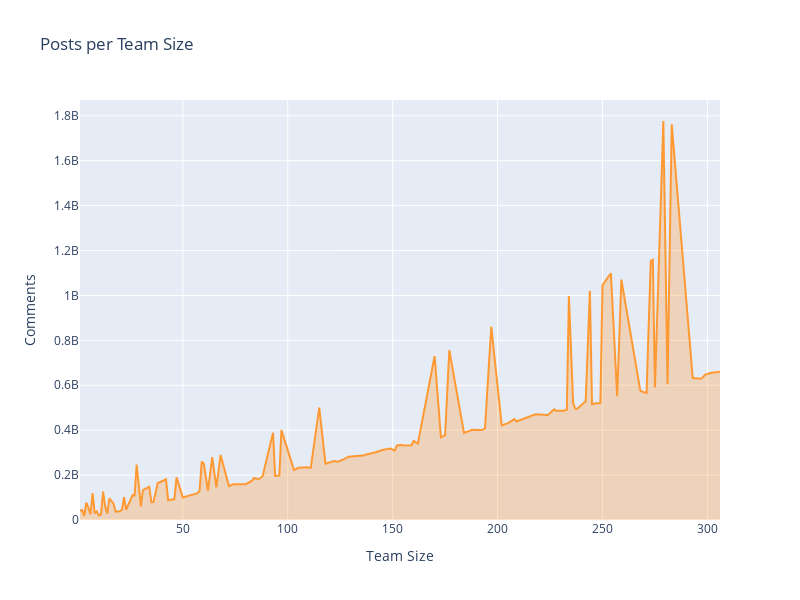

Source (notebook cell):
### Code cell
# User Activity
useractivity = pd.merge(users,comments,how='left', on=['user_id'])
useractivity = pd.merge(useractivity,posts,how='left', on=['posts_id'])

useractivity = useractivity.groupby('user_id').agg({
    'posts_id':'count',
    'comment_id':sum,
    'views': sum})

useractivity = pd.merge(useractivity,users,how='left', on=['user_id'])
useractivity = useractivity[['user_id', 'team_id','posts_id','comment_id','views']]
useractivity['inactive'] = 0 
useractivity.loc[(useractivity['posts_id'] == 0) & 
                  (useractivity['comment_id'] == 0) &
                  (useractivity['views'] == 0),
                  'inactive'] = 1

# Inactivity per Team
teamactivity = pd.crosstab(useractivity.team_id, useractivity.inactive)
teamactivity['users'] = teamactivity[0] #+ teamactivity[1]
teamactivity = pd.merge(teamactivity,useractivity,how='left', on=['team_id'])

# Comments per Team Size
layout = cf.Layout(
    height = 600, width = 800,
    yaxis = dict(title = 'Comments'),
    xaxis = dict(title = 'Team Size'),
    title = 'Posts per Team Size' 
)
fig = teamactivity.groupby(['users']).sum().loc[:,['comment_id']].\
    iplot(kind='scatter', fill=True, width=2, asFigure=True,layout = layout)
fig.show()

### Figure 1 — Plotly figure (JSON) as saved in the notebook; plotly's stock layout.template omitted (floating-point values rounded to 4 significant figures)
{"data": [{"fill": "tozeroy", "fillcolor": "rgba(255, 153, 51, 0.3)", "line": {"color": "rgba(255, 153, 51, 1.0)", "dash": "solid", "shape": "linear", "width": 2}, "mode": "lines", "name": "comment_id", "text": "", "type": "scatter", "x": [1, 2, 3, 4, 5, 6, 7, 8, 9, 10, 11, 12, 13, 14, 15, 17, 18, 19, 20, 21, 22, 23, 26, 27, 28, 30, 31, 34, 35, 36, 38, 42, 43, 46, 47, 50, 57, 58, 59, 60, 62, 64, 66, 68, 72, 74, 80, 83, 84, 86, 88, 93, 94, 96, 97, 103, 105, 109, 111, 115, 118, 122, 124, 127, 129, 136, 137, 142, 145, 149, 151, 152, 154, 155, 159, 160, 162, 170, 173, 175, 177, 184, 188, 192, 193, 194, 197, 202, 205, 208, 209, 218, 224, 227, 228, 230, 231, 233, 234, 236, 237, 238, 242, 244, 245, 247, 249, 250, 254, 257, 259, 268, 269, 271, 273, 274, 275, 279, 281, 283, 293, 297, 299, 302, 306], "y": [42210023, 44720233, 17090932, 77716914, 54894488, 25510266, 119498256, 30342127, 38698448, 20490732, 24262247, 126564292, 59510235, 28764596, 96661169, 73053135, 37216135, 37458256, 39296889, 46250221, 101270392, 45321095, 111095518, 108897840, 247224548, 60997883, 132895257, 148192155, 79513526, 79667294, 163683955, 181191055, 88182636, 93214752, 190273789, 100635188, 119548959, 129596308, 260016182, 251655400, 130235715, 279724273, 145275506, 289689425, 150580870, 159213230, 159749193, 175208884, 187350231, 181478814, 193884451, 388700195, 196210430, 198123981, 400442541, 222468331, 232565678, 234937674, 232673906, 500787135, 250612363, 262399973, 259557569, 272338413, 282090830, 286668237, 290916344, 301833487, 311916479, 318434135, 308844262, 331634817, 334457149, 331907964, 332954223, 352338332, 340292978, 730491174, 367829361, 378124604, 756730523, 387651816, 401771164, 400925419, 402371312, 407970594, 860887956, 420857963, 431222032, 449237998, 438709699, 470619636, 467641648, 492931071, 486361515, 486076146, 485268106, 490922341, 997200639, 520589797, 496510449, 495790101, 529117602, 1020692911, 515348011, 519555452, 520127791, 1046654010, 1098211014, 551011901, 1070397902, 576757464, 571241873, 565796097, 1153403746, 1158720054, 590044590, 1776785524, 604487972, 1762025536, 632020651, 628641998, 647764484, 655711148, 660615467]}], "layout": {"height": 600, "title": {"text": "Posts per Team Size"}, "width": 800, "xaxis": {"autorange": true, "range": [1, 306], "title": {"text": "Team Size"}, "type": "linear"}, "yaxis": {"autorange": true, "range": [0, 1870000000.0], "title": {"text": "Comments"}, "type": "linear"}}}
